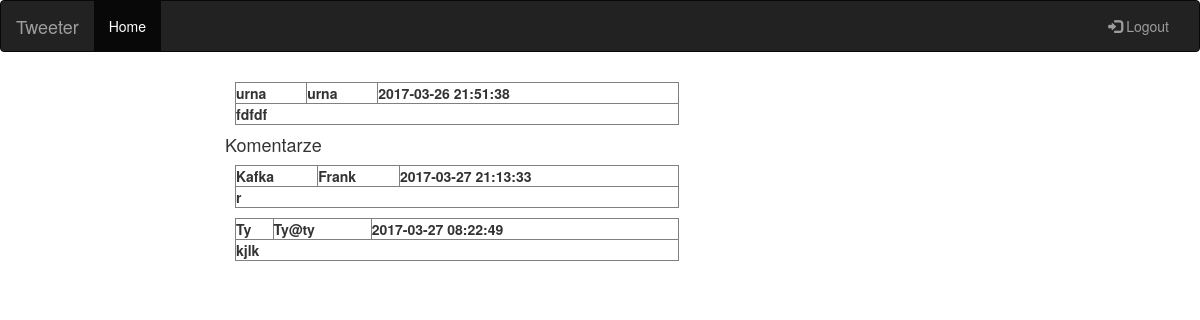
Page /sites/tweet.php?id=25 on the committed database.
### tables this page shows
CREATE TABLE `users` (
  `id` int(11) NOT NULL AUTO_INCREMENT,
  `username` varchar(64) NOT NULL,
  `email` varchar(64) NOT NULL,
  `passwordHash` varchar(64) NOT NULL,
  PRIMARY KEY (`id`),
  UNIQUE KEY `username` (`username`),
  UNIQUE KEY `email` (`email`)
);

CREATE TABLE `tweets` (
  `id` int(11) NOT NULL AUTO_INCREMENT,
  `userId` int(11) NOT NULL,
  `text` varchar(141) DEFAULT NULL,
  `creationDate` timestamp NOT NULL DEFAULT CURRENT_TIMESTAMP,
  PRIMARY KEY (`id`),
  KEY `userId` (`userId`),
  CONSTRAINT `tweets_ibfk_1` FOREIGN KEY (`userId`) REFERENCES `users` (`id`)
);

CREATE TABLE `comments` (
  `id` int(11) NOT NULL AUTO_INCREMENT,
  `userId` int(11) NOT NULL,
  `postId` int(11) NOT NULL,
  `text` varchar(140) DEFAULT NULL,
  `creationDate` timestamp NOT NULL DEFAULT CURRENT_TIMESTAMP,
  PRIMARY KEY (`id`),
  KEY `userId` (`userId`),
  KEY `postId` (`postId`),
  CONSTRAINT `comments_ibfk_1` FOREIGN KEY (`userId`) REFERENCES `users` (`id`),
  CONSTRAINT `comments_ibfk_2` FOREIGN KEY (`postId`) REFERENCES `tweets` (`id`)
);

### src/util/db.php (called while the page is built, shortened)
<?php
class db {
    public function __construct(
        $host = "localhost",
        $user = "root",
        $pass = "coderslab"
    ){
        try {
            $this->conn = new PDO("mysql:host=$host", $user, $pass, [
                PDO::ATTR_ERRMODE => PDO::ERRMODE_EXCEPTION,
                PDO::ATTR_DEFAULT_FETCH_MODE => PDO::FETCH_ASSOC
            ]);
        } catch (Exception $e) {
            echo "Uwaga: " . $e->getMessage() . "<br>";
        }
    }
    public function changeDB($name){
        return true;
    }
}

### src/abstract/activeRecord.php (called while the page is built, shortened)
<?php
abstract class activeRecord implements activeRecordInterface {
    public static function connect() {
        return true;
    }
}

### src/model/tweet.php (called while the page is built, shortened)
<?php
class tweet extends activeRecord {
    private $userId;
    private $text;
    private $creationDate;
    public function getUserId() {
        return $this->userId;}
    public function getText() {
        return $this->text;}
    public function getCreationDate() {
        return $this->creationDate;}
    public function __construct() {
        $this->userId = null;
        $this->text = '';
        $this->creationDate = null;
    }
    static public function loadById($id){
        $sql = "SELECT * FROM tweets WHERE id=:id";
        $stmt = self::$db->conn->prepare($sql);
        $result = $stmt->execute([ 'id' => $id ]);
        if ($result && $stmt->rowCount() >= 1) {
            $row = $stmt->fetch(PDO::FETCH_ASSOC);
            $loadedTweet = new tweet ();
            $loadedTweet->id = $row['id'];
            $loadedTweet->userId = $row['userId'];
            $loadedTweet->text = $row['text'];
            $loadedTweet->creationDate = $row['creationDate'];
            return $loadedTweet;
        }
        return null;
    }
}

### src/model/user.php (called while the page is built, shortened)
<?php
class user extends activeRecord {
    private $username;
    private $email;
    public function __construct() {
        $this->email = '';
        $this->username = '';
        $this->passwordHash = '';}
    public function getUsername(){
        return $this->username;}
    public function getEmail(){
        return $this->email;}
    static public function loadById($id){
        $sql = "SELECT * FROM users WHERE id=:id";
        $stmt = self::$db->conn->prepare($sql);
        $result = $stmt->execute([ 'id' => $id ]);
        if ($result && $stmt->rowCount() >= 1) {
            $row = $stmt->fetch(PDO::FETCH_ASSOC);
            $loadedUser = new user();
            $loadedUser->id = $row['id'];
            $loadedUser->username = $row['username'];
            $loadedUser->passwordHash = $row['passwordHash'];
            $loadedUser->email = $row['email'];
            return $loadedUser;
        }
        return null;
    }
}

### src/model/comment.php (called while the page is built, shortened)
<?php
class comment extends activeRecord {
    private $userId;
    private $text;
    private $creationDate;
    public function getUserId() {
        return $this->userId;}
    public function getText() {
        return $this->text;}
    public function getCreationDate() {
        return $this->creationDate;}
    public function __construct() {
        $this->userId = null;
        $this->text = '';
        $this->creationDate = null;
    }
    public static function loadAllByPostId($id) {
        $sql = "SELECT * FROM comments WHERE postId=:id ORDER BY creationDate DESC";
        $stmt = self::$db->conn->prepare($sql);
        $result = $stmt->execute([ 'id' => $id ]);
        $returnTable = [];
        if ($result !== false && $stmt->rowCount() > 0) {
            foreach ($stmt as $row){
                $loadedComment = new comment();
                $loadedComment->id = $row['id'];
                $loadedComment->userId = $row['userId'];
                $loadedComment->postId = $row['postId'];
                $loadedComment->text = $row['text'];
                $loadedComment->creationDate = $row['creationDate'];
                $returnTable[] = $loadedComment;
            }
        }
        return $returnTable;
    }
}

### sites/tweet.php (the view, shortened to what this page needs)
<?php
$tweet = null;
if ($_SERVER['REQUEST_METHOD'] === 'GET') {
    if (!empty($_GET)) {
        $tweet = tweet::loadById($_GET['id']);
    }
}
?>
<!DOCTYPE html>
<html lang="en">
<head>
      <link rel="stylesheet" href="../css/style.css" type="text/css">
      <link rel="stylesheet" href="https://maxcdn.bootstrapcdn.com/bootstrap/3.3.7/css/bootstrap.min.css">
</head>
<body>
<nav class="navbar navbar-inverse">
  <div class="container-fluid">
    <div class="navbar-header">
        <a class="navbar-brand" href="../index.php">Tweeter</a>
    </div>
    <div class="collapse navbar-collapse" id="myNavbar">
      <ul class="nav navbar-nav">
        <li class="active"><a href="#">Home</a></li>
        <li><a href="#"></a></li>
        <li><a href="#"></a></li>
        <li><a href="#"></a></li>
      </ul>
      <ul class="nav navbar-nav navbar-right">
        <li><a href="logout.php"><span class="glyphicon glyphicon-log-in"></span> Logout</a></li>
      </ul>
    </div>
  </div>
</nav>
<div class="container">
  <div class="row">
    <div class="col-sm-2">
    </div>
    <div class="col-sm-6 ">
    <?php
    if ($tweet) {
        $tweetAuthor = user::loadById($tweet->getUserId());
        echo "<table><tr><td> " . $tweetAuthor->getUsername() . "</td><td> " . $tweetAuthor->getEmail() .
                    " </td><td> " . $tweet->getCreationDate() .
                " </td></tr><tr id='text'><td colspan='3'>" . $tweet ->getText() . " </td></tr></table>";
    ?>
        <div>
            <h4>Komentarze</h4>
        <?php
        $allComments = comment::loadAllByPostId($_SESSION['tweetPostId']);
        foreach ($allComments as $comment) {
            $author = user::loadById($comment->getUserId());
            echo "<table class='comments'><tr><td> " . $author->getUsername() . " </td><td> " . $author->getEmail() .
                    " </td><td> " . $comment->getCreationDate() . " </td></tr><tr><td colspan='3'> " .
                    $comment ->getText() . " </td></tr></table>";
        }
    }
    ?>
        </div>
    </div>
    <div class="col-sm-4">
    </div>
  </div>
</div>
</body>
</html>

### css/style.css (style rules this page uses)
td { border: 1px solid grey; font-weight: 700; }
table { width: 80%; margin: 10px; }

### rows in the picture
users: username "urna", email "urna"
tweets: creationDate "2017-03-26 21:51:38", text "fdfdf"
comments: userId.username "Kafka", userId.email "Frank", creationDate "2017-03-27 21:13:33", text "r"
comments: userId.username "Ty", userId.email "Ty@ty", creationDate "2017-03-27 08:22:49", text "kjlk"
